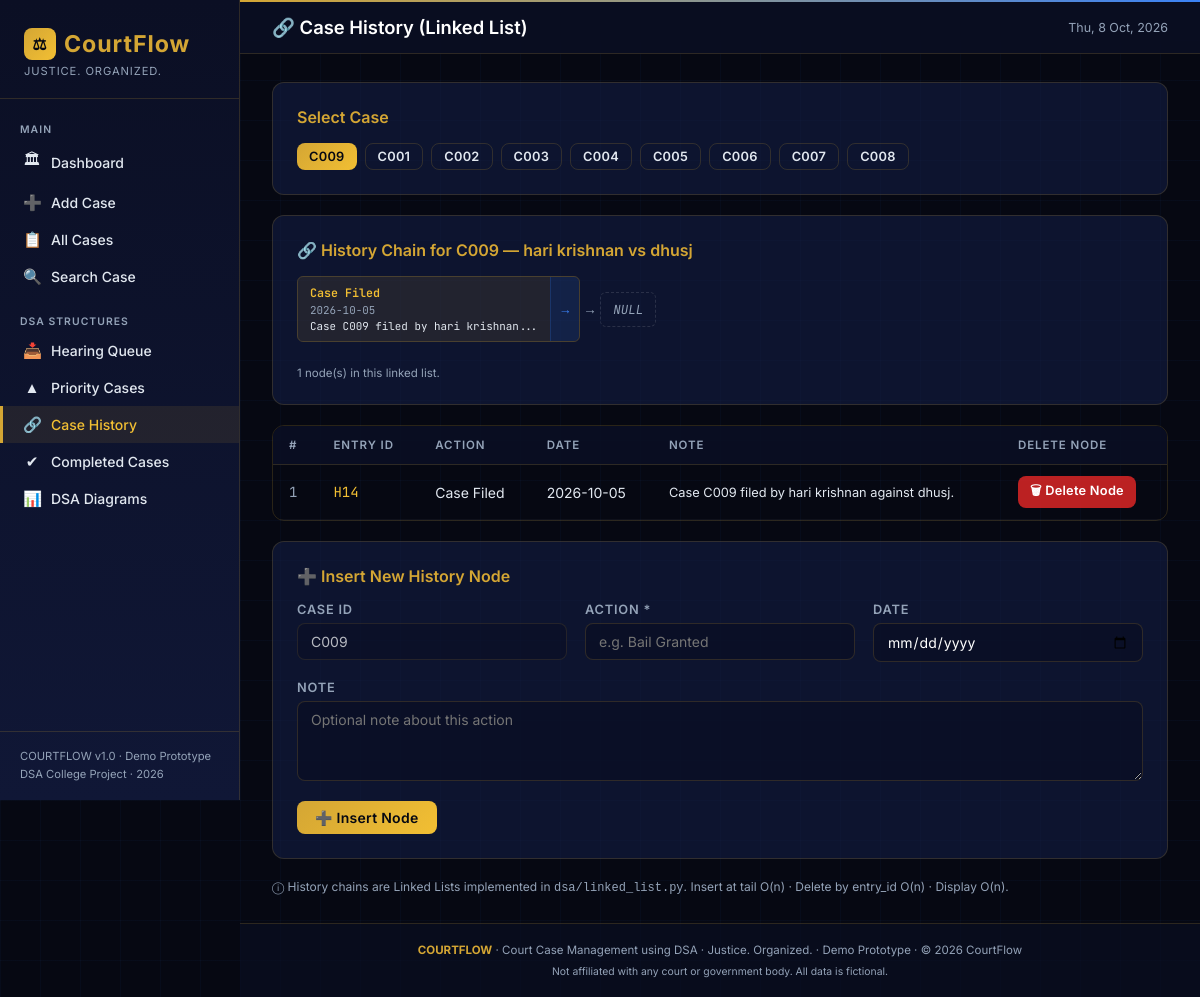
The app's page /history with its own data.
### tables this page shows
CREATE TABLE cases (
            case_id     TEXT PRIMARY KEY,
            plaintiff   TEXT NOT NULL,
            defendant   TEXT NOT NULL,
            case_type   TEXT NOT NULL,
            description TEXT,
            priority    TEXT NOT NULL DEFAULT 'Low',
            filing_date TEXT NOT NULL,
            hearing_date TEXT,
            judge       TEXT,
            lawyer      TEXT,
            status      TEXT NOT NULL DEFAULT 'Pending'
        , courtroom_no TEXT DEFAULT 'Courtroom 1');

CREATE TABLE case_history (
            entry_id    INTEGER PRIMARY KEY AUTOINCREMENT,
            case_id     TEXT NOT NULL,
            action      TEXT NOT NULL,
            action_date TEXT NOT NULL,
            note        TEXT,
            FOREIGN KEY (case_id) REFERENCES cases(case_id) ON DELETE CASCADE
        );

### app.py (the view, shortened to what this page needs)
@app.route("/history", methods=["GET", "POST"])
def history():
    _, _, _, case_dict, linked_lists = build_structures()
    all_cases = db.get_all_cases()
    selected_id = request.args.get("case_id") or (all_cases[0]["case_id"] if all_cases else None)
    chain = []
    selected_case = None
    message = None
    if selected_id:
        selected_case = db.get_case_by_id(selected_id)
        ll = linked_lists.get(selected_id, LinkedList())
        chain = ll.display()
    return render_template(
        "history.html",
        all_cases=all_cases,
        selected_id=selected_id,
        selected_case=selected_case,
        chain=chain,
        case_dict=case_dict,
    )

### database.py (called while the page is built)
def get_db():
    conn = sqlite3.connect(DB_PATH)
    conn.row_factory = sqlite3.Row   # allows row['column_name'] access
    conn.execute("PRAGMA foreign_keys = ON")
    return conn

def get_all_cases():
    conn = get_db()
    rows = conn.execute("SELECT * FROM cases ORDER BY filing_date").fetchall()
    conn.close()
    return [dict(r) for r in rows]

def get_case_by_id(case_id):
    conn = get_db()
    row = conn.execute("SELECT * FROM cases WHERE case_id = ?", (case_id,)).fetchone()
    conn.close()
    return dict(row) if row else None

def get_all_history():
    conn = get_db()
    rows = conn.execute(
        "SELECT * FROM case_history ORDER BY case_id, action_date, entry_id"
    ).fetchall()
    conn.close()
    return [dict(r) for r in rows]

### dsa/linked_list.py (called while the page is built)
    def insert(self, data):
        new_node = Node(data)
        if self.head is None:
            self.head = new_node
            return
        current = self.head
        while current.next is not None:
            current = current.next
        current.next = new_node

    def display(self):
        result = []
        current = self.head
        while current is not None:
            result.append(current.data)
            current = current.next
        return result

### dsa/priority_queue.py (called while the page is built)
    def push(self, case):
        priority_key = _PRIORITY_MAP.get(case.get("priority", "Low"), 2)
        filing_date = case.get("filing_date", "9999-12-31")  # earlier = better
        heapq.heappush(self._heap, (priority_key, filing_date, self._counter, case))
        self._counter += 1

### dsa/queue.py (called while the page is built)
    def enqueue(self, case):
        self._data.append(case)

### templates/history.html (shortened to what this page needs)
{% extends "base.html" %}
{% block page_title %}🔗 Case History (Linked List){% endblock %}
{% block content %}
<div class="card">
  <h2 class="card-title">Select Case</h2>
  <div class="btn-group" style="flex-wrap:wrap">
    {% for case in all_cases %}
    <a href="{{ url_for('history', case_id=case.case_id) }}"
       class="btn {% if case.case_id == selected_id %}btn-primary{% else %}btn-ghost{% endif %} btn-sm">
      {{ case.case_id }}
    </a>
    {% endfor %}
  </div>
</div>
{% if selected_case %}
<div class="card">
  <div class="card-title">
    🔗 History Chain for {{ selected_case.case_id }} — {{ selected_case.plaintiff }} vs {{ selected_case.defendant }}
  </div>
  {% if chain %}
  <div class="ll-chain" aria-label="Linked list chain" role="list">
    {% for entry in chain %}
    <div role="listitem" class="ll-node">
      <div class="ll-data">
        <span style="font-weight:600">{{ entry.action }}</span>
        <span style="color:var(--text-muted);font-size:0.68rem">{{ entry.action_date }}</span>
        <span style="color:var(--text-secondary);font-size:0.68rem">{{ entry.note|truncate(40) }}</span>
      </div>
      <div class="ll-ptr">→</div>
    </div>
    <div class="ll-arrow">→</div>
    {% endfor %}
    <div class="ll-null">NULL</div>
  </div>
  <p class="text-muted" style="font-size:0.72rem;margin-top:8px">
    {{ chain|length }} node(s) in this linked list.
  </p>
  {% else %}
  <div class="empty-state"><div class="empty-icon">🔗</div><p>No history entries for this case.</p></div>
  {% endif %}
</div>
{% if chain %}
<div class="table-wrap" style="margin-bottom:20px">
  <table aria-label="Case history entries">
    <thead>
      <tr><th>#</th><th>Entry ID</th><th>Action</th><th>Date</th><th>Note</th><th>Delete Node</th></tr>
    </thead>
    <tbody>
      {% for entry in chain %}
      <tr>
        <td class="mono text-muted">{{ loop.index }}</td>
        <td class="mono text-gold">H{{ entry.entry_id }}</td>
        <td>{{ entry.action }}</td>
        <td>{{ entry.action_date }}</td>
        <td style="font-size:0.80rem;color:var(--text-secondary)">{{ entry.note or '—' }}</td>
        <td>
          <form method="POST" class="confirm-action" data-confirm="Delete history node H{{ entry.entry_id }}?">
            <button type="submit" class="btn btn-danger btn-sm">🗑 Delete Node</button>
          </form>
        </td>
      </tr>
      {% endfor %}
    </tbody>
  </table>
</div>
{% endif %}
<div class="card">
  <h2 class="card-title">➕ Insert New History Node</h2>
  <form method="POST">
    <div class="form-grid">
      <div class="form-group">
        <label for="h_case_id">Case ID</label>
        <input type="text" id="h_case_id" name="case_id" value="{{ selected_id }}" readonly style="opacity:0.7">
      </div>
      <div class="form-group">
        <label for="h_action">Action <span aria-label="required">*</span></label>
        <input type="text" id="h_action" name="action_text" placeholder="e.g. Bail Granted" required>
      </div>
      <div class="form-group">
        <label for="h_date">Date</label>
        <input type="date" id="h_date" name="action_date" value="{{ '' }}">
      </div>
      <div class="form-group form-full">
        <label for="h_note">Note</label>
        <textarea id="h_note" name="note" placeholder="Optional note about this action"></textarea>
      </div>
    </div>
    <div class="form-actions">
      <button type="submit" class="btn btn-primary">➕ Insert Node</button>
    </div>
  </form>
</div>
{% endif %}
<p class="text-muted mt-8" style="font-size:0.75rem">
  ⓘ History chains are Linked Lists implemented in <code>dsa/linked_list.py</code>.
  Insert at tail O(n) · Delete by entry_id O(n) · Display O(n).
</p>
{% endblock %}

### records on screen
cases: case_id "C009", plaintiff "hari krishnan", defendant "dhusj"
cases: case_id "C001"
cases: case_id "C002"
cases: case_id "C003"
cases: case_id "C004"
cases: case_id "C005"
cases: case_id "C006"
cases: case_id "C007"
cases: case_id "C008"
case_history: action "Case Filed", action_date "2026-10-05", note "Case C009 filed by hari krishnan...", entry_id "14", note "Case C009 filed by hari krishnan against dhusj."

### other values on screen
{{ chain|length }} "1"
